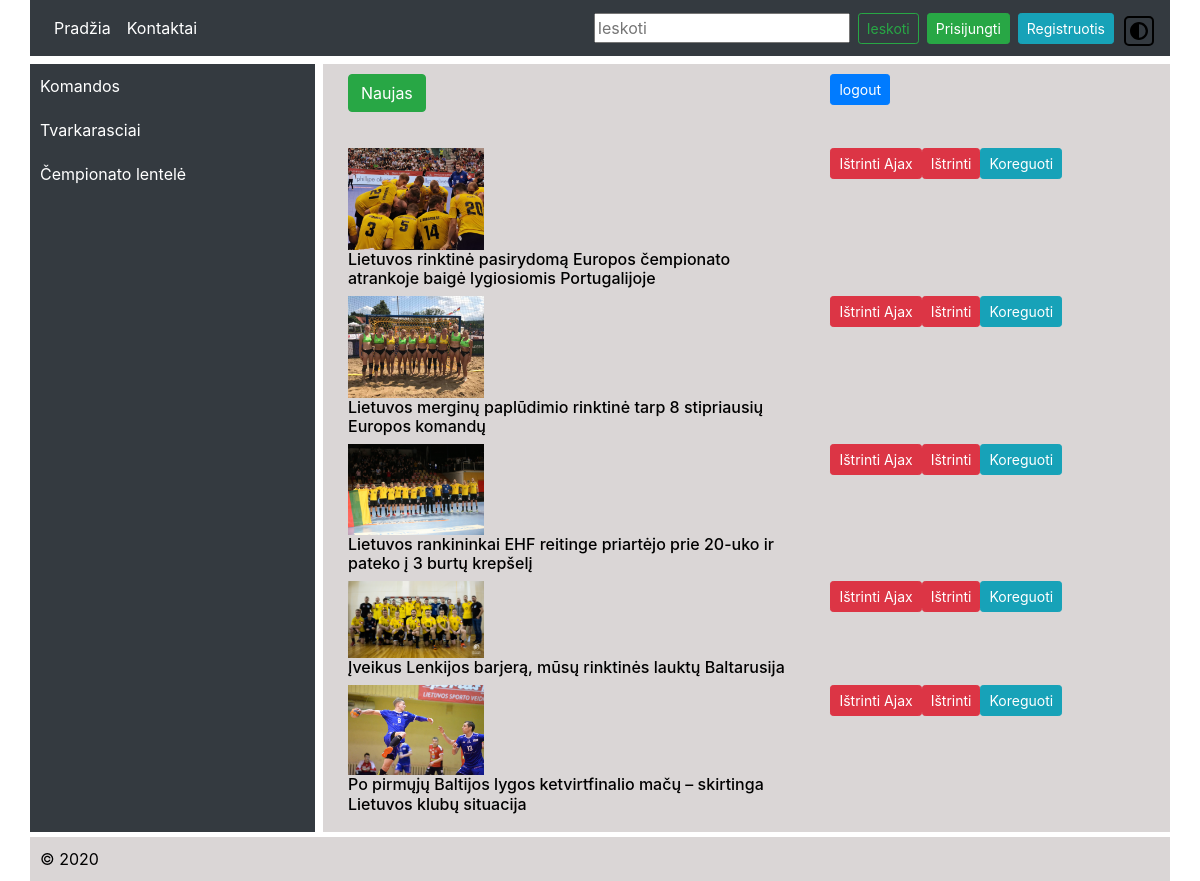
The app's page /adminFile.php with its own data.
### tables this page shows
CREATE TABLE `naujienos` (
  `id` int(11) NOT NULL,
  `titel` text NOT NULL,
  `text` text NOT NULL,
  `foto` text NOT NULL
);

### models/prisijungimas.php (called while the page is built, shortened)
<?php
$prisijungimas = mysqli_connect( DB_HOST, DB_MYSQL_USER, DB_MYSQL_PASSWORD, DB_NAME, 3307);
function getPrisijungimas() {
    global $prisijungimas;
    return $prisijungimas;
}

### models/naujienos.php (called while the page is built, shortened)
<?php
function getNaujienosVisi() {
    $manoSQL = "SELECT * FROM naujienos  order by id DESC ";
    $rezultataiOBJ = mysqli_query(getPrisijungimas(), $manoSQL);
    return $rezultataiOBJ;
}

### adminFile.php (the view, shortened to what this page needs)
<?php
include ("header.php");
include ('models/prisijungimas.php');
include ('models/naujienos.php');
?>
<section class="container  tarpas-apacia mt-2">
    <div class="row hight-col">
        <main class="col-3 spalva tarpas-desine bg-dark mr-2">
                <div class="row paddingas">
                    <a href="komandos.php">Komandos</a>
                </div>
                <div class="row paddingas">
                    <a href="tvarkarasciai.php">Tvarkarasciai</a>
                </div>
                <div class="row paddingas">
                    <a href="cempionatoLentele.php">Čempionato lentelė</a>
                </div>
            </main>
        <aside class="col spalva">
            <div class="row paddingas">
                <div class="col-2">
                    <p><a href='formNaujienaNauja.php' class='btn btn-success' role='button'>Naujas</a></p>
                </div>
                <div class="col">
                </div>
                <div class="col">
                    <p> <?php echo "<a href='index.php' class='btn btn-primary btn-sm href='logout.php'>logout</a>";
                        ?>
                    </p>
                </div>
            </div>
            <div class="row paddingas">
                <?php
                    $visosNaujienosOBJ =  getNaujienosVisi();
                    $naujiena = mysqli_fetch_assoc($visosNaujienosOBJ);
                    while($naujiena) {
                        echo "<div class='col-7'>" .
                                    "<img width='30%' src='img/$naujiena[foto]' alt=''>" .
                                    "<h6>" . $naujiena['titel'] . "</h6>" .
                            "</div>" .
                            "<div class='col'>" .
                                "<a href='controller/naujienaDelete-ajax.php?nr={$naujiena['id']}' id='btn-delete' class='btn btn-danger btn-sm' role='button'>Ištrinti Ajax</a>" .
                                "<a href='controller/naujienaDelete.php?id={$naujiena['id']}' class='btn btn-danger btn-sm' role='button'>Ištrinti</a>" .
                                "<a href='formNaujienaUpdate.php?id={$naujiena['id']}' class='btn btn-info btn-sm' role='button'>Koreguoti</a>".
                            "</div>";
                    $naujiena = mysqli_fetch_assoc($visosNaujienosOBJ);
                    }
                ?>
            </div>
        </aside>
    </div>
</section>
<?php
include ("footer.php");
?>

### css/master.css (style rules this page uses)
body { background: var(--background); color: var(--foreground); }
.tarpas-apacia { margin-bottom: 5px; }
.tarpas-desine { margin-right: 5px; }
.paddingas { padding: 10px; }
.spalva { background-color:rgb(218, 214, 214); }
a { color: white; }

### records on screen
naujienos: foto (picture), titel "Lietuvos rinktinė pasirydomą Europos čempionato atrankoje baigė lygiosiomis Portugalijoje"
naujienos: foto (picture), titel "Lietuvos merginų paplūdimio rinktinė tarp 8 stipriausių Europos komandų"
naujienos: foto (picture), titel "Lietuvos rankininkai EHF reitinge priartėjo prie 20-uko ir pateko į 3 burtų krepšelį"
naujienos: foto (picture), titel "Įveikus Lenkijos barjerą, mūsų rinktinės lauktų Baltarusija"
naujienos: foto (picture), titel "Po pirmųjų Baltijos lygos ketvirtfinalio mačų – skirtinga Lietuvos klubų situacija"
